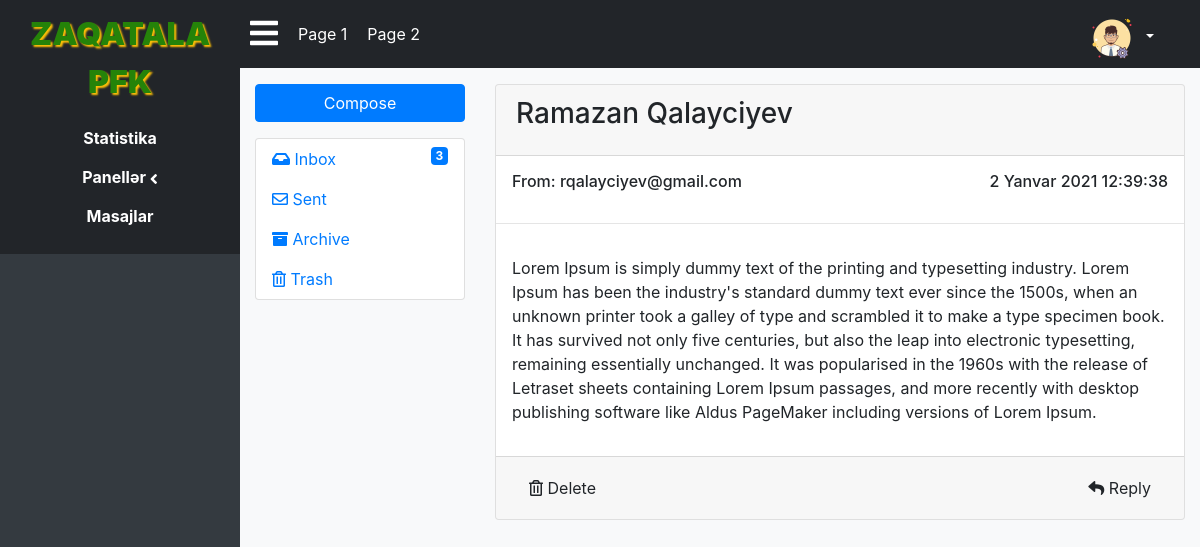
Screenshot of /admin/admin.php?page=mail&q=readmail&id=7 (signed in) with the database file from the repository.
### tables this page shows
CREATE TABLE IF NOT EXISTS `mail` (
  `id` int NOT NULL AUTO_INCREMENT,
  `name` varchar(150) NOT NULL,
  `subject` text NOT NULL,
  `email` varchar(100) NOT NULL,
  `send` varchar(150) DEFAULT NULL,
  `text` mediumtext NOT NULL,
  `type` varchar(20) NOT NULL,
  `mainly_type` varchar(10) NOT NULL,
  `moving` varchar(10) NOT NULL,
  `tarix` timestamp NOT NULL DEFAULT CURRENT_TIMESTAMP,
  `status` int DEFAULT '0',
  PRIMARY KEY (`id`)
);

### admin/page/readmail.php (the view, shortened to what this page needs)
<?php
$id = $_GET['id'];
mysqli_query($conn, "UPDATE `mail` SET `status` = 1 WHERE `id` = '$id'");
$sql = "SELECT * FROM mail WHERE `id` = '$id'";
$res = mysqli_fetch_assoc(mysqli_query($conn, $sql));
$ay_arr = ['Yanvar', 'Fevral', 'Mart', 'Aprel', 'May', 'İyun', 'İyul', 'Avqust', 'Sentyabr', 'Oktyabr', 'Noyabr', 'Dekabr'];
$name = $res['name'];
$email = $res['email'];
$date = date_create($res['tarix']);
$date = date_format($date, "d-m-Y H:i:s");
$date = explode(" ", $date);
$time = $date[1];
$date = $date[0];
$date = explode("-", $date);
$day = trim($date[0], "0");
$month = $ay_arr[trim($date[1], "0")-1];
$year = $date[2];
$date = $day . " " .$month. " " .$year. " " . $time;
$text = $res['text'];
?>
<div class="col-md-9">
    <div class="card card-primary card-outline">
        <div class="card-header">
            <h3 class="card-title"><?=$name?></h3>
        </div>
        <div class="card-body p-0">
            <div class="mailbox-read-info m-0 p-3">
                <h6 class="m-0 p-0">From: <?=$email?>
                    <span class="mailbox-read-time float-right"><?=$date?></span>
                </h6>
            </div>
            <hr>
            <div class="mailbox-read-message p-3">
                <p><?=$text?></p>
            </div>
        </div>
        <div class="card-footer">
            <div class="float-right">
                <button type="button" class="btn btn-default"><i class="fas fa-reply"></i> Reply</button>
            </div>
            <button type="button" class="btn btn-default"><i class="far fa-trash-alt"></i> Delete</button>
        </div>
    </div>
</div>

### admin/css/admin.css (style rules this page uses)
body { overflow: hidden; }

### rows the page displays
mail: name "Ramazan Qalayciyev", email "rqalayciyev@gmail.com", tarix "2 Yanvar 2021 12:39:38", text "Lorem Ipsum is simply dummy text of the printing and typesetting industry. Lorem Ipsum has been the industry's standard dummy text ever since the 1500s, when an unknown printer took a galley of type and scrambled it to make a type specimen book. It has survived not only five centuries, but also the leap into electronic typesetting, remaining essentially unchanged. It was popularised in the 1960s with the release of Letraset sheets containing Lorem Ipsum passages, and more recently with desktop publishing software like Aldus PageMaker including versions of Lorem Ipsum."

### other values shown
$count "3"
